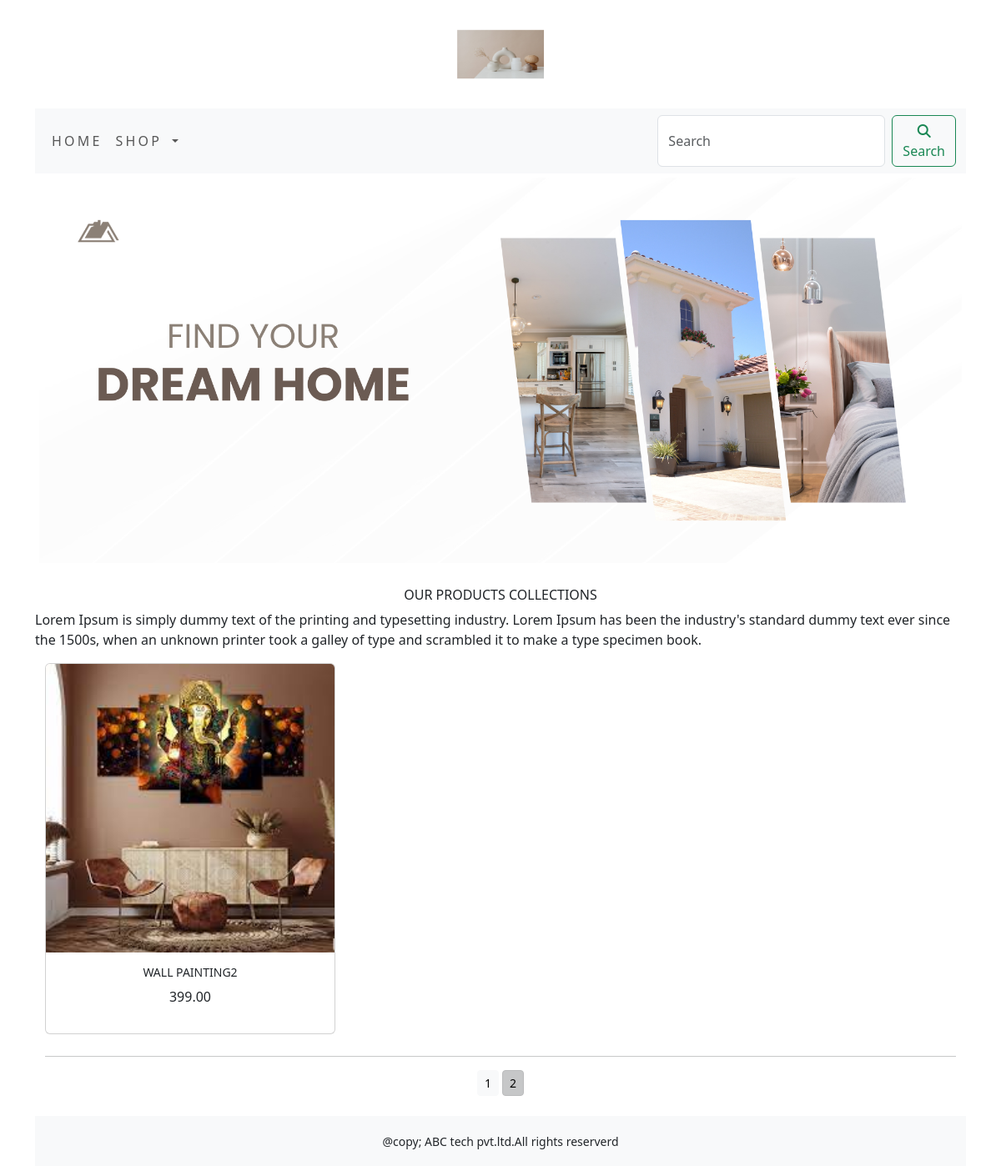
Screenshot of /shop/?page=2 with the database file from the repository.
### shop/models.py (models this page shows, shortened)
class Product(models.Model):
    objects = None
    name=models.CharField(max_length=250,unique=True)
    slug=models.SlugField(max_length=250,unique=True)
    description=models.TextField(blank=True)
    price=models.DecimalField(max_digits=10,decimal_places=2)
    category=models.ForeignKey(Category,on_delete=models.CASCADE)
    image=models.ImageField(upload_to='product',blank=True)
    stock=models.IntegerField()
    available=models.BooleanField(default=True)
    created=models.DateTimeField(auto_now_add=True)
    updated=models.DateTimeField(auto_now=True)
    def get_url(self):
        return reverse('shop:prodCatdetail',args=[self.category.slug,self.slug])
    class Meta:
        ordering=('name',)
        verbose_name='product'
        verbose_name_plural='products'

### shop/views.py (the view)
# urls.py: path('',views.allProdCat,name='allProdCat'),
def allProdCat(request,c_slug=None):
    c_page=None
    products_list=None
    if c_slug!=None:
        c_page=get_object_or_404(Category,slug=c_slug)
        products_list=Product.objects.all().filter(category=c_page,available=True)
    else:
        products_list=Product.objects.all().filter(available=True)
    paginator=Paginator(products_list,6)
    try:
        page=int(request.GET.get('page','1'))
    except:
        page=1
    try:
        products=paginator.page(page)
    except (EmptyPage,InvalidPage):
        products=paginator.page(paginator.num_pages)
    return render(request,'category.html',{'category':c_page,'products':products})

### cart/context_processors.py (called while the page is built)
def counter(request):
    item_count=0
    if 'admin' in request.path:
        return {}
    else:
        try:
            cart=Cart.objects.filter(cart_id=_cart_id(request))
            cart_items=CartItem.objects.all().filter(cart=cart[:1])
            for cart_item in cart_items:
                item_count += cart_item.quantity
        except Cart.DoesNotExist:
            item_count =0
    return dict(item_count=item_count)

### cart/views.py (called while the page is built)
def _cart_id(request):
    cart=request.session.session_key
    if not cart:
        cart=request.session.create()
    return cart

### shop/context_processors.py (called while the page is built)
def menu_links(request):
    links=Category.objects.all()
    return dict(links=links)

### shop/models.py (called while the page is built)
    def get_url(self):
        return reverse('shop:product_by_category',args=[self.slug])

### templates/category.html (shortened to what this page needs)
{% extends 'base.html' %}
{% load static %}
{% block content %}
<div class="mx_auto">
    {% if category %}
        <img class="my_image" src="{{category.image.url}}" alt="{{category.name}}">
</div>
    <br>
<div>
        <h1 class="text-center my_title">{{category.name}}</h1>
        <p class="text-justify">{{category.description}}</p>
</div>
    {% else %}
<div>
    <img class="my_image my_image_padding" src="{% static 'img/banner.png' %}" alt="our products" width="1250px;">
</div>
<br>
<div>
    <h1 class="text-center my_title">Our products Collections</h1>
    <p class="text-justify">Lorem Ipsum is simply dummy text of the printing and typesetting industry. Lorem Ipsum has been the industry's standard dummy text ever since the 1500s, when an unknown printer took a galley of type and scrambled it to make a type specimen book.</p>
</div>
    {% endif %}
<div class="container">
    <div class="row mx_auto">
        {% for product in products.object_list %}
        <div class="my_bottom_margin col-9 col-sm-12 col-md-4 xol-lg-4">
            <div class="card text-center" style="min-width:18rem;">
                <a href="{{product.get_url}}"><img class="card-img-top my_image" src="{{product.image.url}}" alt="{{product.name}}"> </a>
                <div class="card-body">
                    <h4>{{product.name}}</h4>
                    <p>{{product.price}}</p>
                </div>
            </div>
        </div>
        {% endfor %}
    </div>
    <div class="mx_auto">
        {% if products.paginator.num_pages > 1 %}
        <hr>
        <div class="text-center">
            {% for pg in products.paginator.page_range %}
                <a href="?page={{pg}}" class="btn btn-light btn-sm {% if products.number == pg %} active {% endif %}">{{pg}}</a>
            {% endfor %}
        </div>
        {% endif %}
    </div>
    <br>
</div>
{% endblock %}

### static/css/custom.css (style rules this page uses)
body { font-family:'roboto',sans-serif; }
.my_image { width:100%; height:auto; }
.my_title { font-size:16px; text-transform:uppercase; letter_spacing:.2em; }
.my_image_padding { padding:5px; }
.my_bottom_margin { margin-bottom:10px; }
.card-body h4 { font-size:14px; text-transform:uppercase; letter_spacing:.2em; }

### rows the page displays
Product: image (picture), name "WALL PAINTING2", price "399.00"

### other values shown
{{ pg }} "1" "2"
